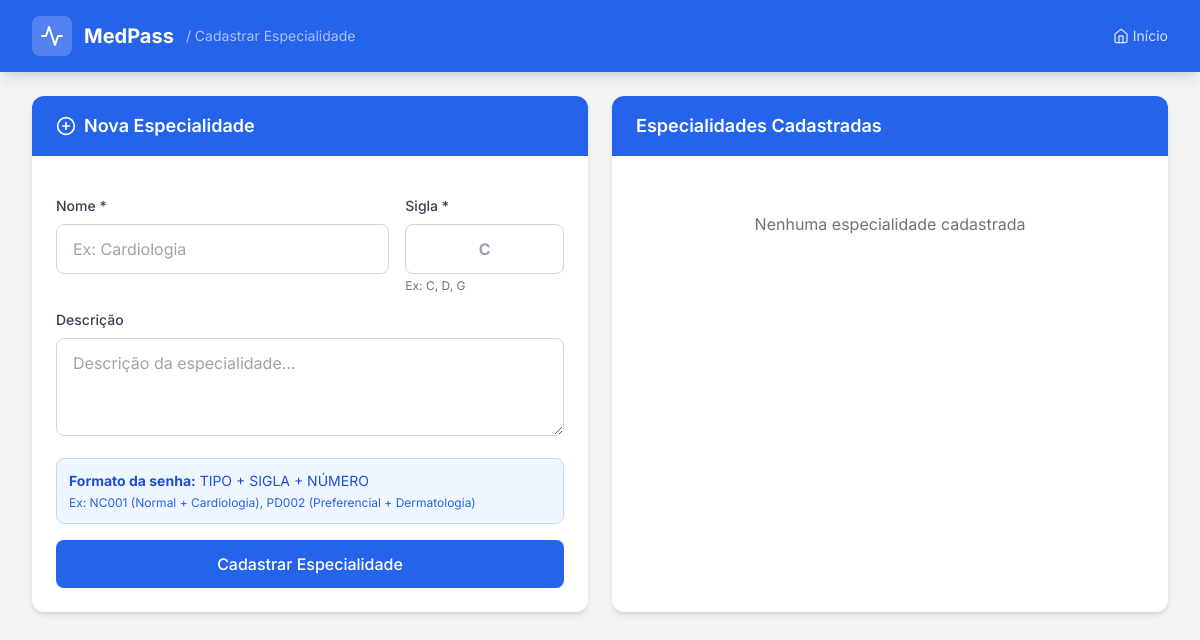
Page /cadastrar-especialidade/ on the earlier database version.
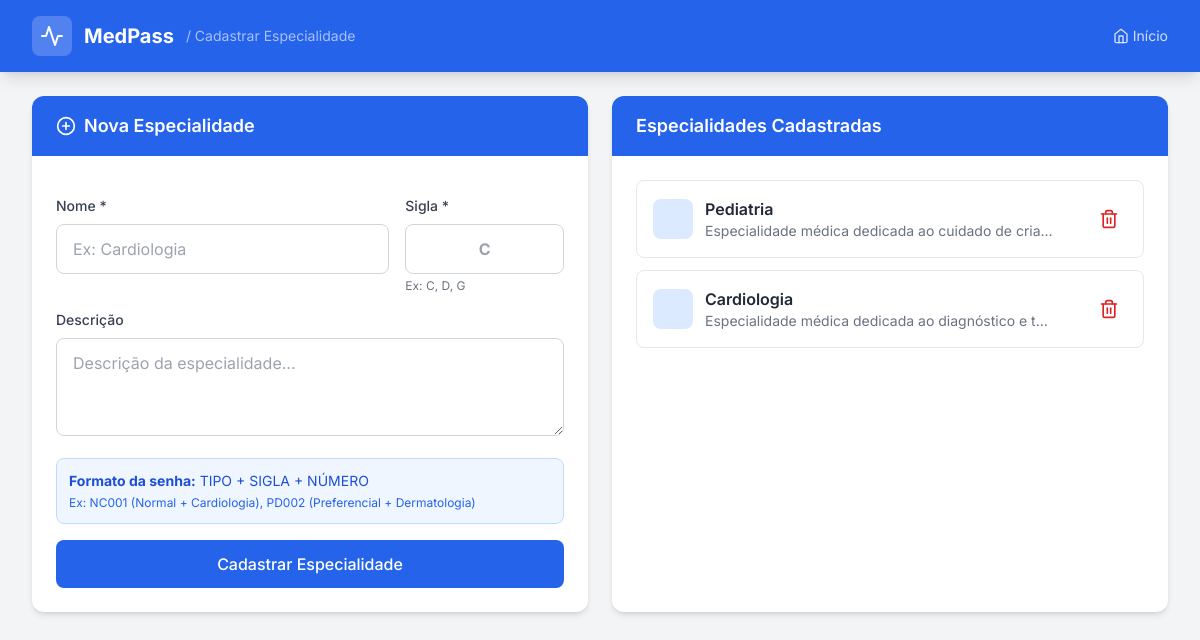
Same page on the later database version.
### app_medpass/models.py (models this page shows, shortened)
class Especialidade(models.Model):
    nome = models.CharField(
        max_length=100,
        unique=True,
        verbose_name="Nome da Especialidade",
        help_text="Nome da especialidade médica (ex: Cardiologia, Pediatria)"
    )
    sigla = models.CharField(
        max_length=3,
        unique=True,
        verbose_name="Sigla",
        help_text="Sigla para gerar a senha (ex: C para Cardiologia, P para Pediatria)"
    )
    descricao = models.TextField(
        blank=True,
        verbose_name="Descrição",
        help_text="Descrição detalhada da especialidade"
    )
    ativa = models.BooleanField(
        default=True,
        verbose_name="Ativa",
        help_text="Indica se a especialidade está ativa no sistema"
    )
    criado_em = models.DateTimeField(
        auto_now_add=True,
        verbose_name="Data de Criação"
    )
    atualizado_em = models.DateTimeField(
        auto_now=True,
        verbose_name="Data de Atualização"
    )
    class Meta:
        verbose_name = "Especialidade"
        verbose_name_plural = "Especialidades"
        ordering = ['nome']

### app_medpass/views.py (the view, shortened to what this page needs)
# urls.py: path('cadastrar-especialidade/', views.cadastrar_especialidade, name='cadastrar_especialidade'),
def cadastrar_especialidade(request):
    especialidades = Especialidade.objects.filter(ativa=True).order_by('-criado_em')
    return render(request, 'cadastrarespecialidade/cadastrar_especialidade.html', {
        'especialidades': especialidades
    })

### app_medpass/templates/cadastrarespecialidade/cadastrar_especialidade.html (shortened to what this page needs)
{% extends 'base.html' %}
{% block header_subtitle %}
<span class="text-white/60 text-sm ml-2">/ Cadastrar Especialidade</span>
{% endblock %}
{% block content %}
<div class="grid grid-cols-1 lg:grid-cols-2 gap-6">
    <div class="bg-white rounded-xl shadow-md overflow-hidden">
        <div class="bg-blue-600 px-6 py-4">
            <h2 class="text-lg font-semibold text-white flex items-center">
                <i data-feather="plus-circle" class="w-5 h-5 mr-2"></i>
                Nova Especialidade
            </h2>
        </div>
        <form method="POST" class="p-6 space-y-4">
            <div class="grid grid-cols-3 gap-4">
                <div class="col-span-2">
                    <label class="block text-sm font-medium text-gray-700 mb-2">Nome *</label>
                    <input type="text" name="nome" required class="w-full px-4 py-3 border border-gray-300 rounded-lg focus:ring-2 focus:ring-blue-500" placeholder="Ex: Cardiologia">
                </div>
                <div>
                    <label class="block text-sm font-medium text-gray-700 mb-2">Sigla *</label>
                    <input type="text" name="sigla" required maxlength="3" class="w-full px-4 py-3 border border-gray-300 rounded-lg focus:ring-2 focus:ring-blue-500 uppercase text-center font-bold" placeholder="C">
                    <p class="text-xs text-gray-500 mt-1">Ex: C, D, G</p>
                </div>
            </div>
            <div>
                <label class="block text-sm font-medium text-gray-700 mb-2">Descrição</label>
                <textarea name="descricao" rows="3" class="w-full px-4 py-3 border border-gray-300 rounded-lg focus:ring-2 focus:ring-blue-500" placeholder="Descrição da especialidade..."></textarea>
            </div>
            <div class="bg-blue-50 border border-blue-200 rounded-lg p-3">
                <p class="text-sm text-blue-700"><strong>Formato da senha:</strong> TIPO + SIGLA + NÚMERO</p>
                <p class="text-xs text-blue-600 mt-1">Ex: NC001 (Normal + Cardiologia), PD002 (Preferencial + Dermatologia)</p>
            </div>
            <button type="submit" class="w-full bg-blue-600 hover:bg-blue-700 text-white font-medium py-3 rounded-lg transition-colors">
                Cadastrar Especialidade
            </button>
        </form>
    </div>
    <div class="bg-white rounded-xl shadow-md overflow-hidden">
        <div class="bg-blue-600 px-6 py-4">
            <h2 class="text-lg font-semibold text-white">Especialidades Cadastradas</h2>
        </div>
        <div class="p-6 max-h-96 overflow-y-auto">
            {% for esp in especialidades %}
            <div class="border border-gray-200 rounded-lg p-4 mb-3 flex items-center justify-between">
                <div class="flex items-center space-x-3">
                    <div class="w-10 h-10 bg-blue-100 rounded-lg flex items-center justify-center">
                    </div>
                    <div>
                        <p class="font-semibold text-gray-800">{{ esp.nome }}</p>
                        {% if esp.descricao %}<p class="text-sm text-gray-500">{{ esp.descricao|truncatechars:50 }}</p>{% endif %}
                    </div>
                </div>
                <a href="{% url 'deletar_especialidade' esp.id %}" onclick="return confirm('Remover {{ esp.nome }}?')" class="text-red-600 hover:text-red-800 p-2">
                    <i data-feather="trash-2" class="w-5 h-5"></i>
                </a>
            </div>
            {% empty %}
            <p class="text-center text-gray-500 py-8">Nenhuma especialidade cadastrada</p>
            {% endfor %}
        </div>
    </div>
</div>
{% endblock %}

Differences in the rows shown:
added Especialidade: nome "Pediatria", descricao "Especialidade médica dedicada ao cuidado de cria…"
added Especialidade: nome "Cardiologia", descricao "Especialidade médica dedicada ao diagnóstico e t…"
Other differences:
text no longer shown: "Nenhuma especialidade cadastrada"
